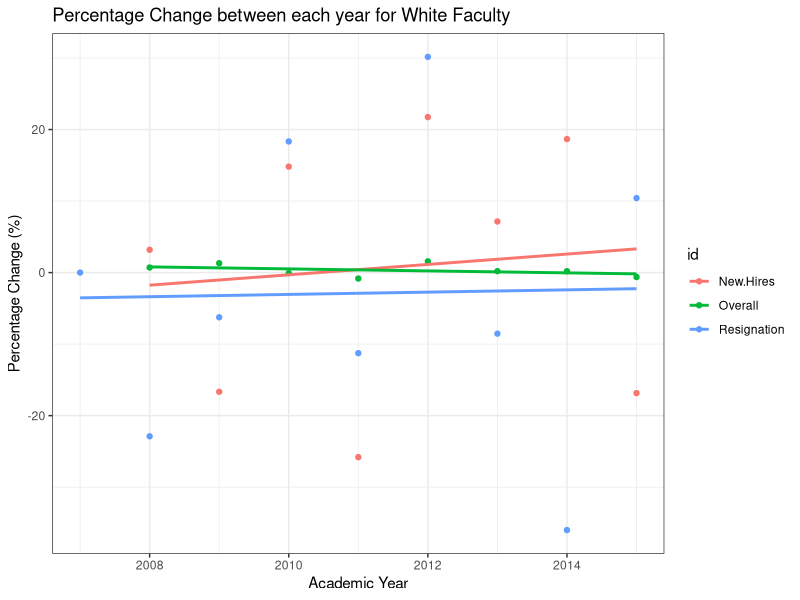
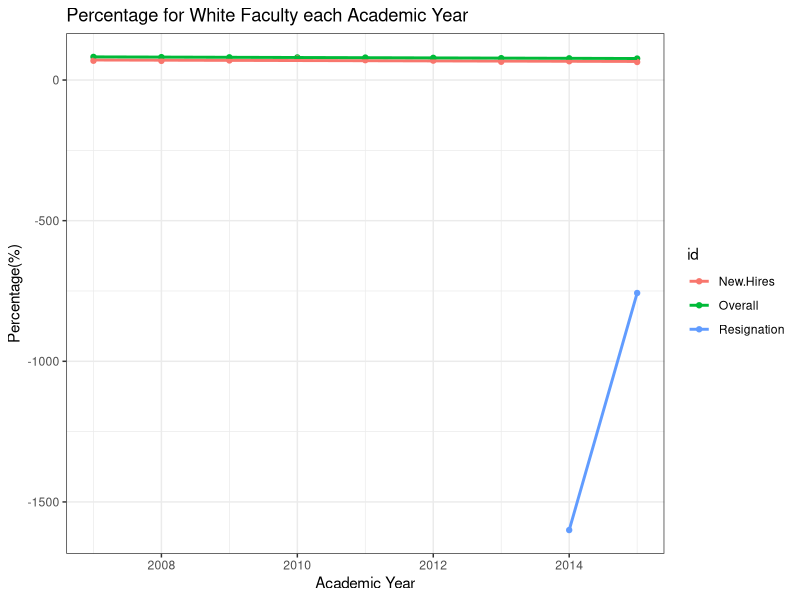
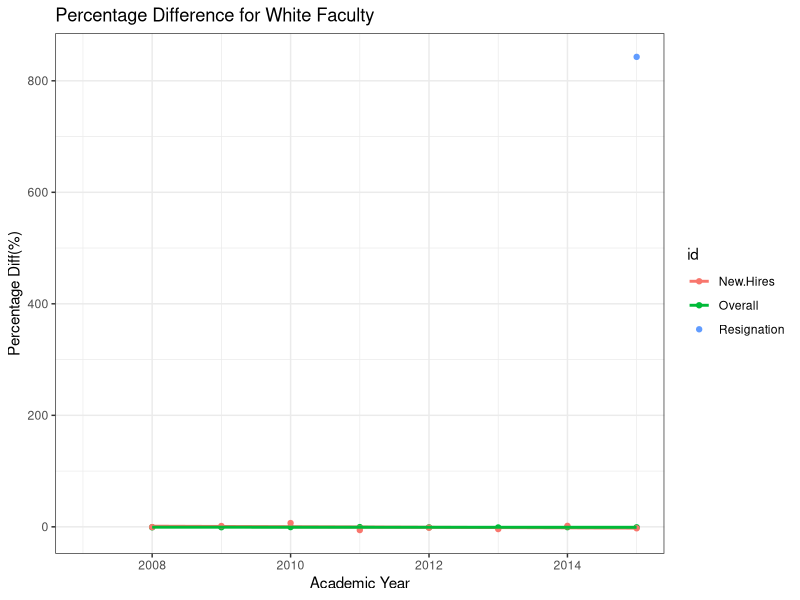
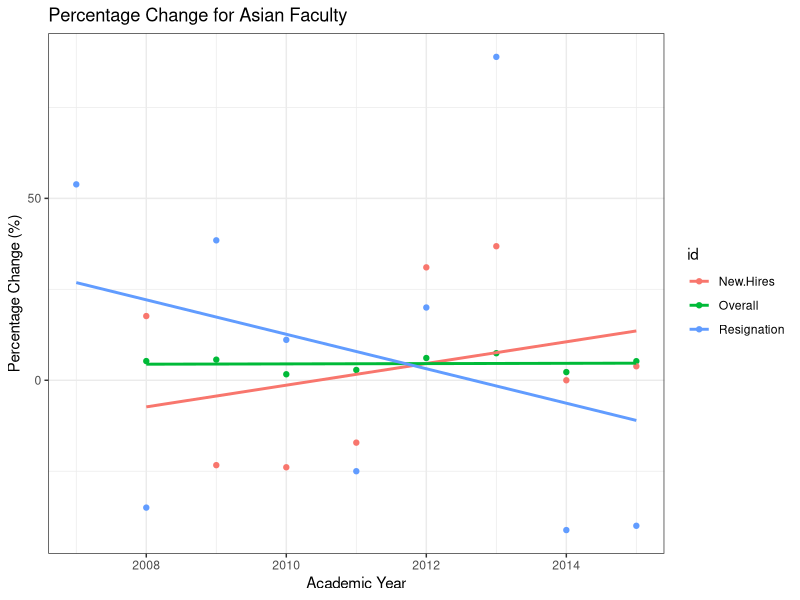
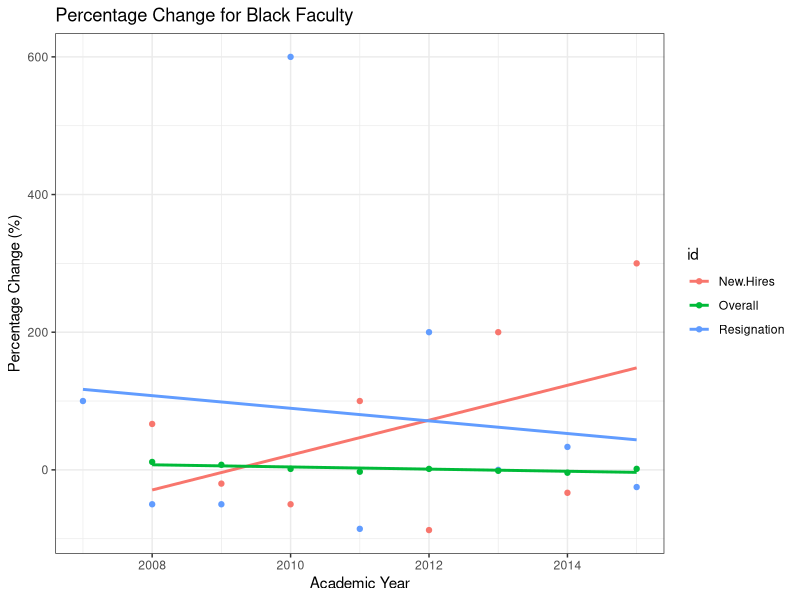
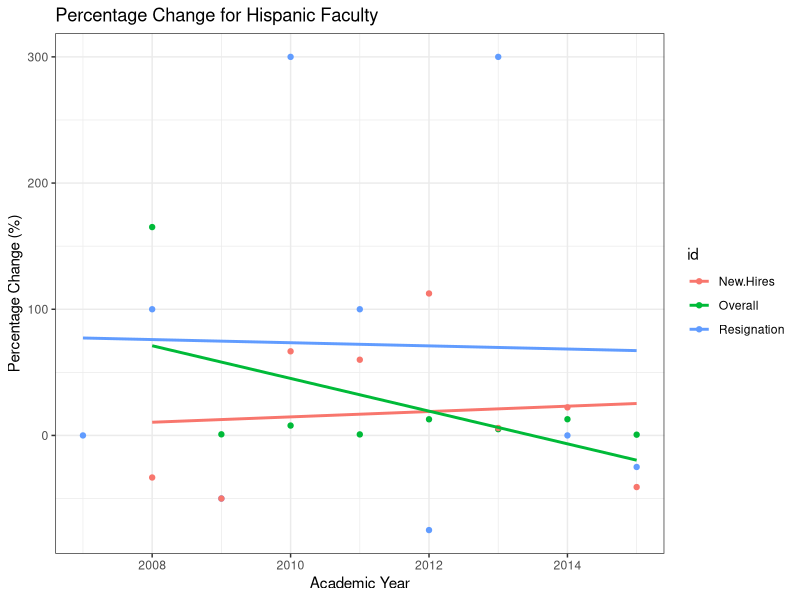
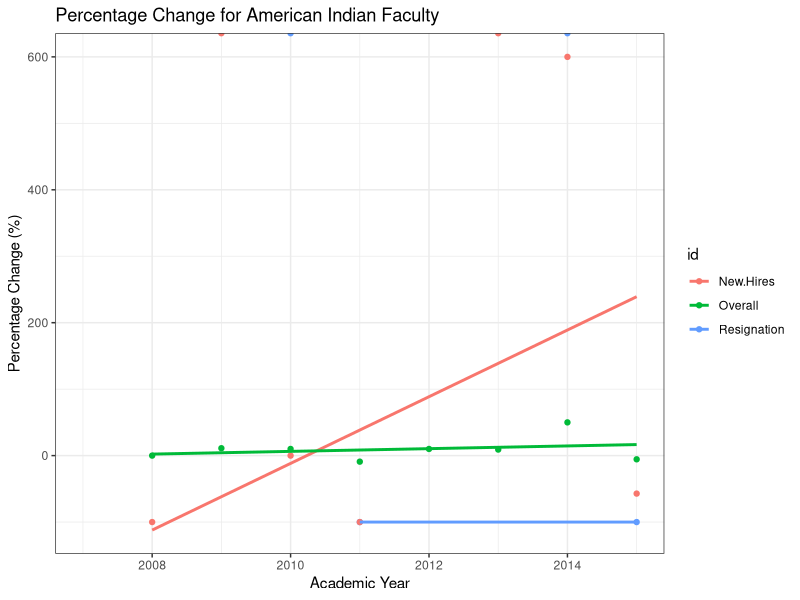
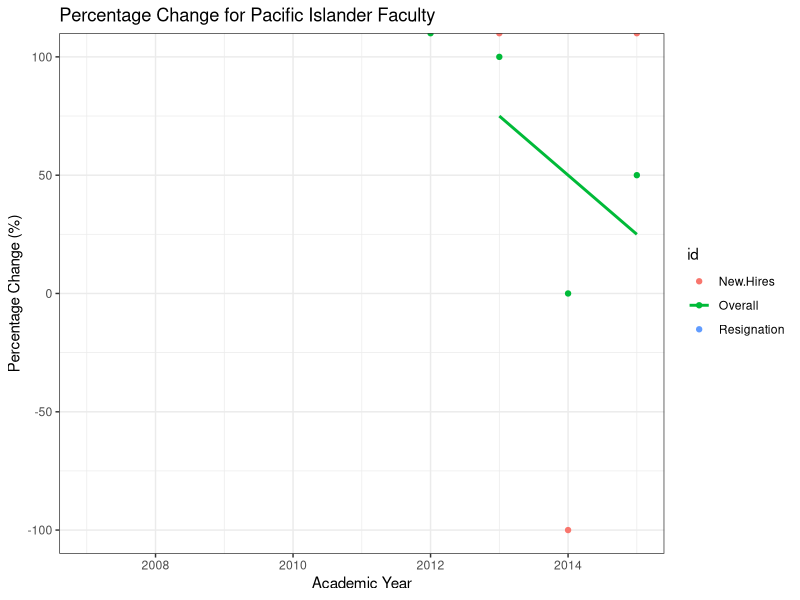

Recreate these plots in R, in order. (Note: this script raises an error after producing the figures.)
new.data <- read.csv("data/EthnicDistributionNewHires.csv")
overall.data <- read.csv("data/EthnicDistributionOverall.csv")
resign.data <- read.csv("data/EthnicDistributionResignations.csv")

library(ggplot2)
library(reshape2)
library(dplyr)
library(tidyr)

#resignation
resign <- resign.data %>%
  select(Academic.Year, White, Asian, Black, Hispanic, American.Indian, Pacific.Islander, Multi.Racial,Not.Reported, Refused.to.Respond,Total) %>%
  arrange(Academic.Year) %>%
  mutate(id = "Resignation")

#overall
overall <- overall.data %>%
  select(Academic.Year, White, Asian, Black, Hispanic, American.Indian, Pacific.Islander, Multi.Racial,Not.Reported, Refused.to.Respond,Total) %>%
  arrange(Academic.Year) %>%
  mutate(id = "Overall")

#New hires
new <- new.data %>%
  select(Academic.Year, White, Asian, Black, Hispanic, American.Indian, Pacific.Islander, Multi.Racial,Not.Reported, Refused.to.Respond, Total) %>%
  arrange(Academic.Year) %>%
  mutate (id= "New.Hires")

types <- rbind(resign,overall,new)
all <- melt(types, id.vars = c("Academic.Year", "id", "Not.Reported", "Refused.to.Respond","Total"))

#calculate percentage change
all <- all %>%
  group_by(id, variable) %>%
  mutate(pChange.value = (value - lag(value))/lag(value) * 100) %>%
  replace_na(list(Refused.to.Respond = 0)) %>%
  mutate(percentage = (value/(Total-(Not.Reported+Refused.to.Respond))*100)) %>%
  mutate(pDiff = (percentage-lag(percentage)))

#add year (for graphing purposes)
all <- all %>%
  mutate(Year = substr(Academic.Year, 0, 4))

#change type to numeric 
all$value <- as.numeric(all$value)
all$Year <- as.numeric(all$Year)

#WHITE
data_white <- filter(all, variable == "White")

#linear model graph for white faculty PERCENTANGE CHANGE FOR EACH VALUE
white.plot <- ggplot(data_white, aes(x = Year, y = pChange.value, colour = id, group=id))+
  geom_point()+ xlab("Academic Year") + ylab("Percentage Change (%)") + 
  theme_bw() + geom_smooth(method = "lm", se = FALSE)+
  labs(title = "Percentage Change between each year for White Faculty", x = "Academic Year", y = "Percentage Change (%)")+
  xlim(2007, 2015)

#percentage of each year
white.percent <- ggplot(data_white, aes(x = Year, y = percentage, colour = id, group=id))+
  geom_point()+ xlab("Academic Year") + ylab("Percentage (%)") + 
  theme_bw() + geom_smooth(method = "lm", se = FALSE)+
  labs(title = "Percentage for White Faculty each Academic Year", x = "Academic Year", y = "Percentage(%)")+
  xlim(2007, 2015)

#total percentage DIFFERENCE betweeen each year
white.percentDiff <- ggplot(data_white, aes(x = Year, y = pDiff, colour = id, group=id))+
  geom_point()+ xlab("Academic Year") + ylab("Percentage (%)") + 
  theme_bw() + geom_smooth(method = "lm", se = FALSE)+
  labs(title = "Percentage Difference for White Faculty", x = "Academic Year", y = "Percentage Diff(%)")+
  xlim(2007, 2015)

white.plot
white.percent
white.percentDiff

#ASIAN
data_asian <- filter(all, variable == "Asian")

#linear model graph for asian faculty
asian.plot <- ggplot(data_asian, aes(x = Year, y = pChange.value, colour = id, group=id))+
  geom_point()+ xlab("Academic Year") + ylab("Percentage Change (%)") + 
  theme_bw() + geom_smooth(method = "lm", se = FALSE)+
  labs(title = "Percentage Change for Asian Faculty", x = "Academic Year", y = "Percentage Change (%)")+
  xlim(2007, 2015)

asian.plot

#BLACK
data_black<- filter(all, variable == "Black")

#linear model graph for black faculty
black.plot <- ggplot(data_black, aes(x = Year, y = pChange.value, colour = id, group=id))+
  geom_point()+ xlab("Academic Year") + ylab("Percentage Change (%)") + 
  theme_bw() + geom_smooth(method = "lm", se = FALSE)+
  labs(title = "Percentage Change for Black Faculty", x = "Academic Year", y = "Percentage Change (%)")+
  xlim(2007, 2015)

black.plot

#HISPANIC
data_hispanic<- filter(all, variable == "Hispanic")

#linear model graph for hispanic faculty
hispanic.plot <- ggplot(data_hispanic, aes(x = Year, y = pChange.value, colour = id, group=id))+
  geom_point()+ xlab("Academic Year") + ylab("Percentage Change (%)") + 
  theme_bw() + geom_smooth(method = "lm", se = FALSE)+
  labs(title = "Percentage Change for Hispanic Faculty", x = "Academic Year", y = "Percentage Change (%)")+
  xlim(2007, 2015)

hispanic.plot

#American Indian
data_indian<- filter(all, variable == "American.Indian")

#linear model graph for hispanic faculty
indian.plot <- ggplot(data_indian, aes(x = Year, y = pChange.value, colour = id, group=id))+
  geom_point()+ xlab("Academic Year") + ylab("Percentage Change (%)") + 
  theme_bw() + geom_smooth(method = "lm", se = FALSE)+
  labs(title = "Percentage Change for American Indian Faculty", x = "Academic Year", y = "Percentage Change (%)")+
  xlim(2007, 2015)
indian.plot

#Pacific Islander (N/A no resignations)
data_islander<- filter(all, variable == "Pacific.Islander")

#linear model graph for hispanic faculty
islander.plot <- ggplot(data_islander, aes(x = Year, y = pChange.value, colour = id, group=id))+
  geom_point()+ xlab("Academic Year") + ylab("Percentage Change (%)") + 
  theme_bw() + geom_smooth(method = "lm", se = FALSE)+
  labs(title = "Percentage Change for Pacific Islander Faculty", x = "Academic Year", y = "Percentage Change (%)")+
  xlim(2007, 2015)

islander.plot

#Multi racial
data_multi<- filter(all, variable == "Multi.Racial")

#linear model graph for hispanic faculty
multi.plot <- ggplot(data_multi, aes(x = Year, y = pChange.value, colour = id, group=id))+
  geom_point()+ xlab("Academic Year") + ylab("Percentage Change (%)") + 
  theme_bw() + geom_smooth(method = "lm", se = FALSE)+
  labs(title = "Percentage Change for Multi Racial Faculty", x = "Academic Year", y = "Percentage Change (%)")+
  xlim(2007, 2015)

multi.plot



#not related
#overall percentage change CHANGE for overall chart below
dat_m <- dat_m %>%
  mutate(pChange.value = (value - lag(value))/lag(value) * 100)

#overall trends between all ethnicities
g <- ggplot(dat_m, aes(x = Academic.Year, y = pChange.value, colour = as.factor(variable)))
g + geom_point()+geom_line(aes(group = variable))+theme(axis.text.x = element_text(angle = 90, hjust = 1)) +
  labs(title = "Percentage Change of Ethnicity for Resignation", x = "Academic Year", y = "Percentage Change (%)")+ 
  labs(color='Ethnicity') + ylim(-100, 700)
